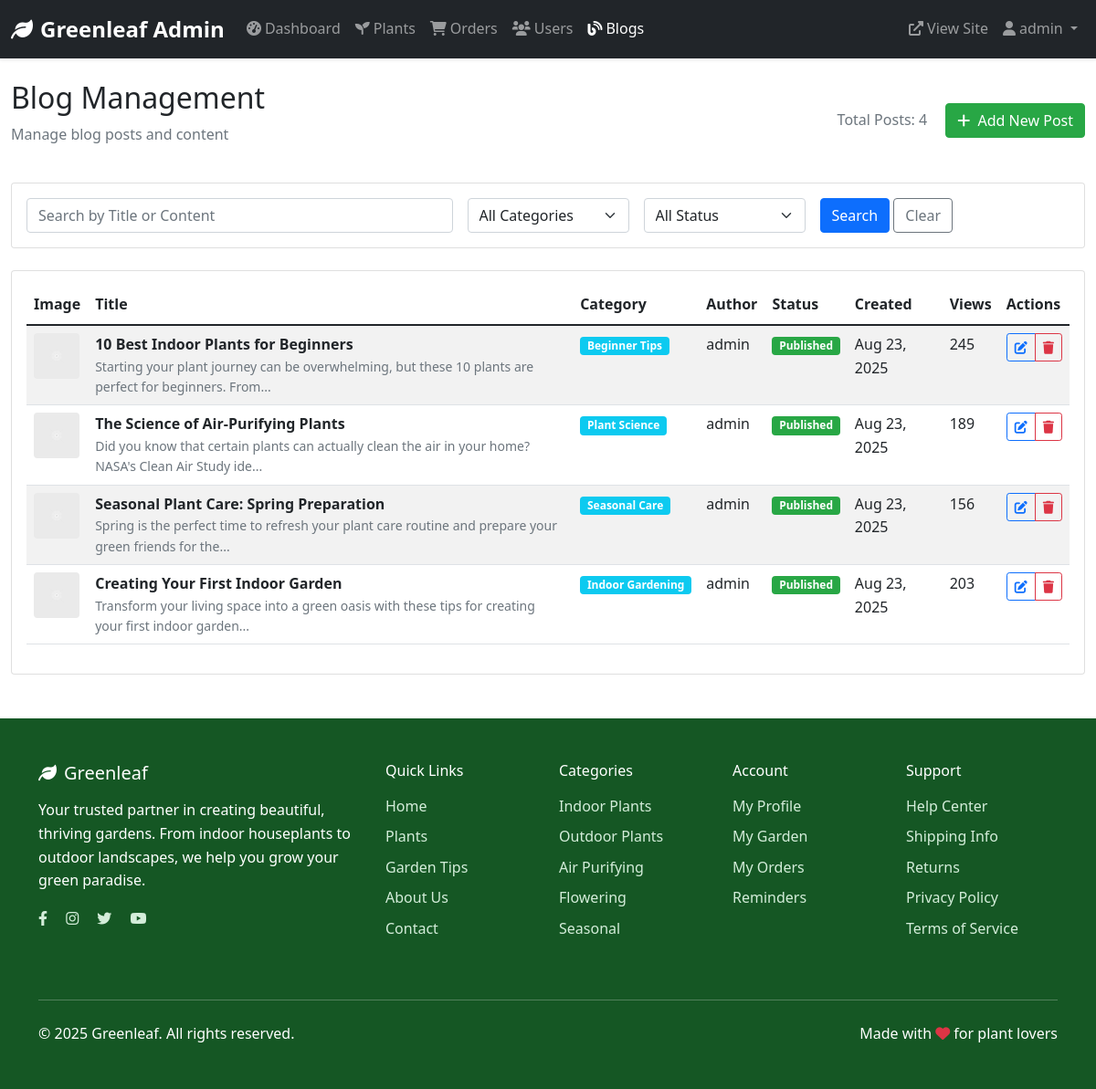
/admin/blogs.php (signed in), run on the app's committed database.
### tables this page shows
CREATE TABLE `blogs` (
  `blog_id` int(11) NOT NULL,
  `title` varchar(200) NOT NULL,
  `content` text NOT NULL,
  `image` varchar(255) DEFAULT NULL,
  `author_id` int(11) DEFAULT NULL,
  `category` varchar(50) DEFAULT 'General',
  `is_published` tinyint(1) DEFAULT 1,
  `views` int(11) DEFAULT 0,
  `created_at` timestamp NOT NULL DEFAULT current_timestamp(),
  `updated_at` timestamp NOT NULL DEFAULT current_timestamp() ON UPDATE current_timestamp()
);

CREATE TABLE `users` (
  `user_id` int(11) NOT NULL,
  `username` varchar(50) NOT NULL,
  `email` varchar(100) NOT NULL,
  `password_hash` varchar(255) NOT NULL,
  `profile_image` varchar(255) DEFAULT 'default-avatar.jpg',
  `full_name` varchar(100) DEFAULT NULL,
  `phone` varchar(20) DEFAULT NULL,
  `address` text DEFAULT NULL,
  `role` enum('user','admin') DEFAULT 'user',
  `created_at` timestamp NOT NULL DEFAULT current_timestamp(),
  `updated_at` timestamp NOT NULL DEFAULT current_timestamp() ON UPDATE current_timestamp()
);

### admin/blogs.php (the view, shortened to what this page needs)
<?php
$database = new Database();
$db = $database->getConnection();
$search = trim($_GET['search'] ?? '');
$page = max(1, intval($_GET['page'] ?? 1));
$per_page = 15;
$offset = ($page - 1) * $per_page;
$where_conditions = [];
$params = [];
$param_types = '';
$where_clause = !empty($where_conditions) ? 'WHERE ' . implode(' AND ', $where_conditions) : '';
$count_query = "SELECT COUNT(*) as total FROM blogs $where_clause";
$count_stmt = $db->prepare($count_query);
$count_stmt->execute();
$total_blogs = $count_stmt->get_result()->fetch_assoc()['total'];
$query = "SELECT b.*, u.username as author_name
          FROM blogs b
          LEFT JOIN users u ON b.author_id = u.user_id
          $where_clause
          ORDER BY b.created_at DESC
          LIMIT ? OFFSET ?";
$params[] = $per_page;
$params[] = $offset;
$param_types .= 'ii';
$stmt = $db->prepare($query);
if (!empty($params)) {
    $stmt->bind_param($param_types, ...$params);
}
$stmt->execute();
$blogs = $stmt->get_result();
include 'includes/admin-header.php';
?>
<!DOCTYPE html>
<html lang="en">
<head>
    <link href="https://cdn.jsdelivr.net/npm/bootstrap@5.1.3/dist/css/bootstrap.min.css" rel="stylesheet">
    <link href="https://cdnjs.cloudflare.com/ajax/libs/font-awesome/6.0.0/css/all.min.css" rel="stylesheet">
    <link href="../assets/css/style.css" rel="stylesheet">
</head>
<body>
    <div class="container-fluid mt-4">
        <div class="row">
            <div class="col-12">
                <div class="d-flex justify-content-between align-items-center mb-4">
                    <div>
                        <h2>Blog Management</h2>
                        <p class="text-muted">Manage blog posts and content</p>
                    </div>
                    <div>
                        <span class="text-muted me-3">Total Posts: <?php echo $total_blogs; ?></span>
                        <button class="btn btn-success" data-bs-toggle="modal" data-bs-target="#blogModal">
                            <i class="fas fa-plus me-1"></i> Add New Post
                        </button>
                    </div>
                </div>
                <div class="card mb-4">
                    <div class="card-body">
                        <form method="GET" class="row g-3">
                            <div class="col-md-5">
                                <input type="text" class="form-control" name="search"
                                       placeholder="Search by Title or Content"
                                       value="<?php echo htmlspecialchars($search); ?>">
                            </div>
                            <div class="col-md-2">
                                <select name="category" class="form-select">
                                    <option value="">All Categories</option>
                                </select>
                            </div>
                            <div class="col-md-2">
                                <select name="is_published" class="form-select">
                                    <option value="">All Status</option>
                                </select>
                            </div>
                            <div class="col-md-3">
                                <button type="submit" class="btn btn-primary">Search</button>
                                <a href="blogs.php" class="btn btn-outline-secondary">Clear</a>
                            </div>
                        </form>
                    </div>
                </div>
                <div class="card">
                    <div class="card-body">
                        <div class="table-responsive">
                            <table class="table table-striped">
                                <thead>
                                    <tr>
                                        <th>Image</th>
                                        <th>Title</th>
                                        <th>Category</th>
                                        <th>Author</th>
                                        <th>Status</th>
                                        <th>Created</th>
                                        <th>Views</th>
                                        <th>Actions</th>
                                    </tr>
                                </thead>
                                <tbody>
                                    <?php while ($blog = $blogs->fetch_assoc()): ?>
                                    <tr>
                                        <td>
                                            <img src="<?php echo htmlspecialchars($blog['image'] ?: '/placeholder.svg?height=50&width=50'); ?>"
                                                 class="rounded" style="width: 50px; height: 50px; object-fit: cover;"
                                                 alt="<?php echo htmlspecialchars($blog['title']); ?>">
                                        </td>
                                        <td>
                                            <div class="fw-bold"><?php echo htmlspecialchars($blog['title']); ?></div>
                                            <div class="text-muted small">
                                                <?php echo htmlspecialchars(substr(strip_tags($blog['content']), 0, 100)) . '...'; ?>
                                            </div>
                                        </td>
                                        <td>
                                            <span class="badge bg-info"><?php echo htmlspecialchars($blog['category'] ?: 'Uncategorized'); ?></span>
                                        </td>
                                        <td><?php echo htmlspecialchars($blog['author_name'] ?: 'Unknown'); ?></td>
                                        <td>
                                            <span class="badge bg-<?php echo $blog['is_published'] ? 'success' : 'danger'; ?>">
                                                <?php echo $blog['is_published'] ? 'Published' : 'Unpublished'; ?>
                                            </span>
                                        </td>
                                        <td><?php echo date('M j, Y', strtotime($blog['created_at'])); ?></td>
                                        <td><?php echo $blog['views']; ?></td>
                                        <td>
                                            <div class="btn-group">
                                                <a href="?edit=<?php echo $blog['blog_id']; ?>"
                                                   class="btn btn-outline-primary btn-sm">
                                                    <i class="fas fa-edit"></i>
                                                </a>
                                                <button class="btn btn-outline-danger btn-sm"
                                                        onclick="deleteBlog(<?php echo $blog['blog_id']; ?>, '<?php echo htmlspecialchars($blog['title']); ?>')">
                                                    <i class="fas fa-trash"></i>
                                                </button>
                                            </div>
                                        </td>
                                    </tr>
                                    <?php endwhile; ?>
                                </tbody>
                            </table>
                        </div>
                    </div>
                </div>
            </div>
        </div>
    </div>
<?php include '../includes/footer.php'; ?>

### assets/css/style.css (style rules this page uses)
:root { --primary-green: #28a745; --secondary-green: #20c997; --dark-green: #155724; --light-green: #d4edda; --accent-orange: #fd7e14; }
body { font-family: "Segoe UI", Tahoma, Geneva, Verdana, sans-serif; line-height: 1.6; }
.btn-success { background-color: var(--primary-green); border-color: var(--primary-green); }
.bg-success { background-color: var(--primary-green) !important; }

### data on the page
blogs: image (placeholder picture), title "10 Best Indoor Plants for Beginners", content "Starting your plant journey can be overwhelming, but these 10 plants are perfect for beginners. From", category "Beginner Tips", author.username "admin", is_published "Published", created_at "Aug 23, 2025", views "245"
blogs: image (placeholder picture), title "The Science of Air-Purifying Plants", content "Did you know that certain plants can actually clean the air in your home? NASA's Clean Air Study ide", category "Plant Science", author.username "admin", is_published "Published", created_at "Aug 23, 2025", views "189"
blogs: image (placeholder picture), title "Seasonal Plant Care: Spring Preparation", content "Spring is the perfect time to refresh your plant care routine and prepare your green friends for the", category "Seasonal Care", author.username "admin", is_published "Published", created_at "Aug 23, 2025", views "156"
blogs: image (placeholder picture), title "Creating Your First Indoor Garden", content "Transform your living space into a green oasis with these tips for creating your first indoor garden", category "Indoor Gardening", author.username "admin", is_published "Published", created_at "Aug 23, 2025", views "203"

### other printed values
SITE_NAME "Greenleaf"
$_SESSION['username'] "admin"
$total_blogs "4"
